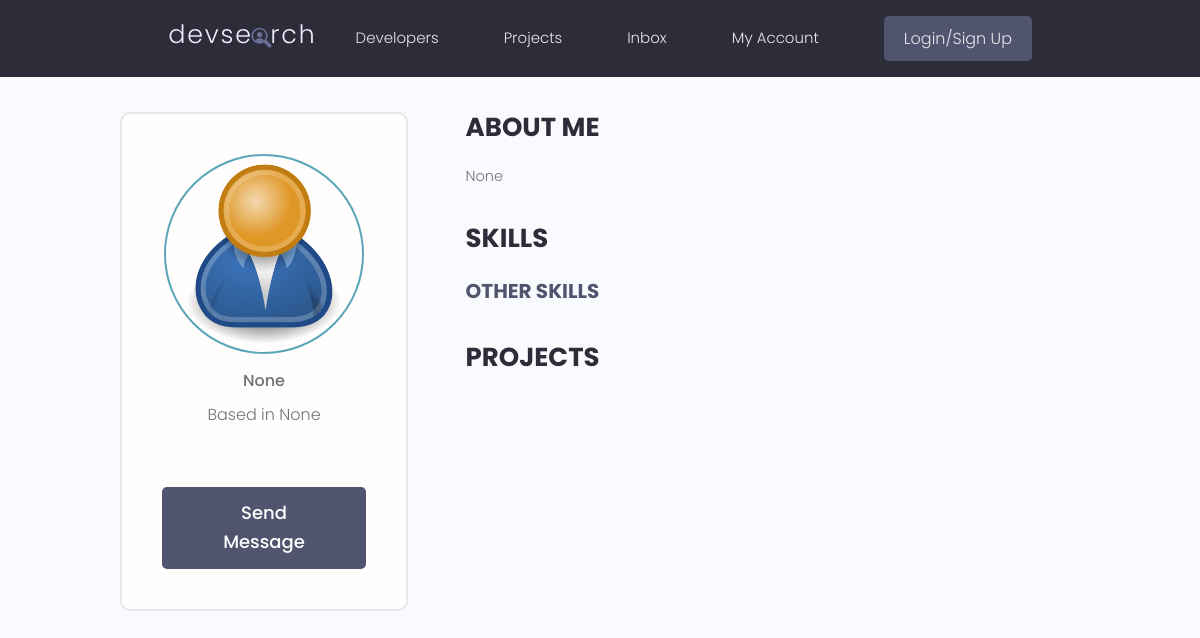
/profile/b51433f9-e8f7-432f-b8cd-a6810d9f2832, run on an earlier commit of the app's database.
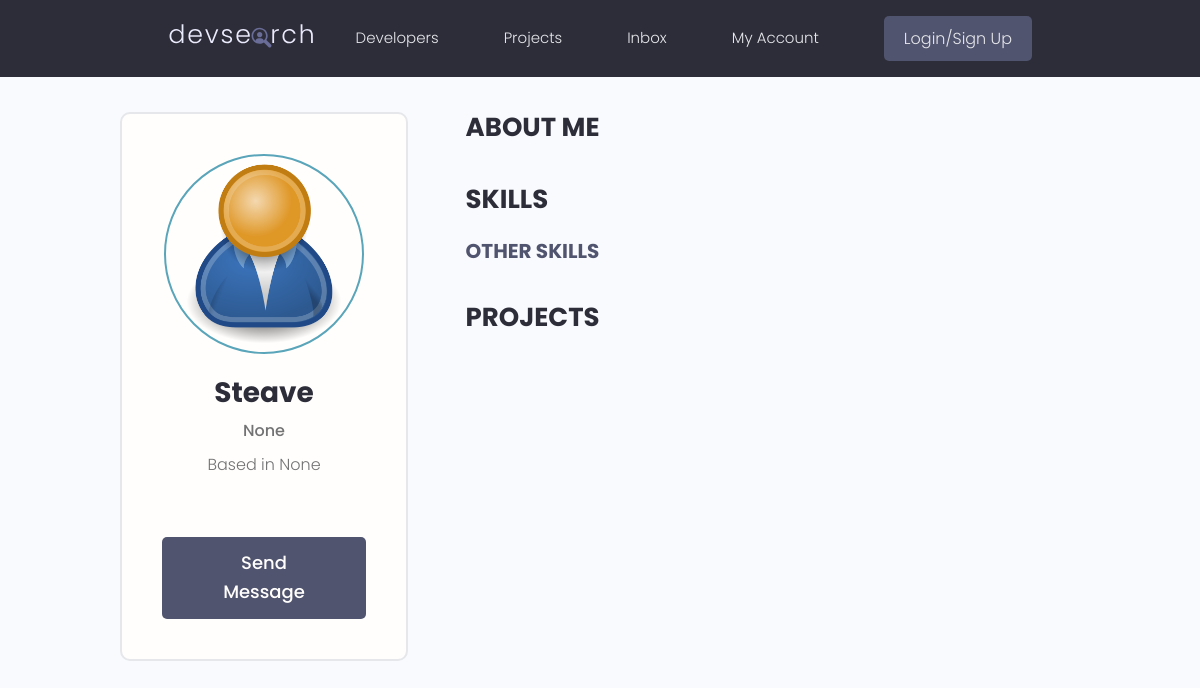
And on a later commit of the database.
### users/models.py (models this page shows, shortened)
class Profile(models.Model):
    user = models.OneToOneField(User, on_delete=models.CASCADE, null=True, blank=True)
    name = models.CharField(max_length=200, blank=True, null=True)
    email = models.EmailField(max_length=500, blank=True, null=True)
    username = models.CharField(max_length=200, blank=True, null=True)
    location = models.CharField(max_length=200, blank=True, null=True)
    short_intro = models.CharField(max_length=200, blank=True, null=True)
    bio = models.TextField(blank=True, null=True)
    profile_image = models.ImageField(null=True, blank=True, upload_to='profiles/', default="profiles/user-default.png")
    social_github = models.CharField(max_length=200, blank=True, null=True)
    social_twitter = models.CharField(max_length=200, blank=True, null=True)
    social_linkedin = models.CharField(max_length=200, blank=True, null=True)
    social_youtube = models.CharField(max_length=200, blank=True, null=True)
    social_website = models.CharField(max_length=200, blank=True, null=True)
    created = models.DateTimeField(auto_now_add=True)
    id = models.UUIDField(default=uuid.uuid4, unique=True, primary_key=True, editable=False)

### users/views.py (the view)
# urls.py: path('profile/<str:pk>', views.userProfile, name="user-profile"),
def userProfile(request, pk):
    profile = Profile.objects.get(id=pk)
    topSkills = profile.skill_set.exclude(description__exact="")
    otherSkills = profile.skill_set.filter(description="")
    context = {'profile' : profile, 'topSkills' : topSkills, 'otherSkills' : otherSkills}
    return render(request, 'users/user-profile.html', context)

### users/templates/users/user-profile.html (shortened to what this page needs)
{% extends 'main.html' %}
{% block content %}
<main class="profile my-md">
    <div class="container">
      <div class="layout">
        <div class="column column--1of3">
          <div class="card text-center">
            <div class="card__body dev">
              <img class="avatar avatar--xl" src="{{ profile.profile_image.url }}" />
              <h2 class="dev__name">{{ profile.name }}</h2>
              <p class="dev__title">{{ profile.short_intro }}</p>
              <p class="dev__location">Based in {{ profile.location }}</p>
              <a href="#" class="btn btn--sub btn--lg">Send Message </a>
            </div>
          </div>
        </div>
        <div class="column column--2of3">
          <div class="devInfo">
            <h3 class="devInfo__title">About Me</h3>
            <p class="devInfo__about"> {{ profile.bio }}</p>
          </div>
          <div class="devInfo">
            <h3 class="devInfo__title">Skills</h3>
            <div class="devInfo__skills">
              <h3 class="devInfo__subtitle">Other Skills</h3>
            </div>
          </div>
          <div class="devInfo">
            <h3 class="devInfo__title">Projects</h3>
          </div>
        </div>
      </div>
    </div>
  </main>
{% endblock content %}

What changed in the data, as far as the page shows it:
changed Profile "None": name (not shown) → "Steave"; bio "None" → (not shown)
